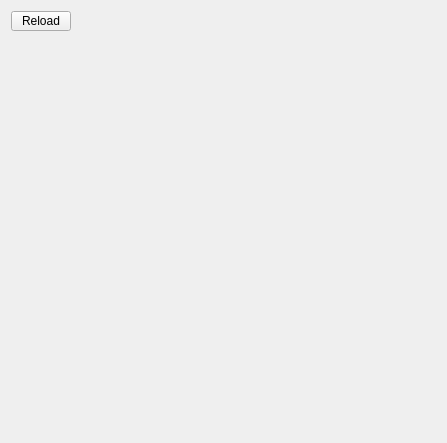
<?xml version="1.0" encoding="UTF-8"?>
<ui version="4.0">
 <class>nodeLibraryView</class>
 <widget class="QWidget" name="nodeLibraryView">
  <property name="geometry">
   <rect>
    <x>0</x>
    <y>0</y>
    <width>447</width>
    <height>443</height>
   </rect>
  </property>
  <property name="windowTitle">
   <string>Form</string>
  </property>
  <layout class="QVBoxLayout" name="verticalLayout" stretch="0,1">
   <item>
    <layout class="QHBoxLayout" name="horizontalLayout" stretch="0,1">
     <item>
      <widget class="QPushButton" name="btn_reload">
       <property name="minimumSize">
        <size>
         <width>60</width>
         <height>20</height>
        </size>
       </property>
       <property name="maximumSize">
        <size>
         <width>60</width>
         <height>20</height>
        </size>
       </property>
       <property name="text">
        <string>Reload</string>
       </property>
      </widget>
     </item>
     <item>
      <spacer name="horizontalSpacer">
       <property name="orientation">
        <enum>Qt::Horizontal</enum>
       </property>
       <property name="sizeHint" stdset="0">
        <size>
         <width>40</width>
         <height>20</height>
        </size>
       </property>
      </spacer>
     </item>
    </layout>
   </item>
   <item>
    <widget class="NodeList" name="nodeList" native="true"/>
   </item>
  </layout>
 </widget>
 <customwidgets>
  <customwidget>
   <class>NodeList</class>
   <extends>QWidget</extends>
   <header>nodeList</header>
   <container>1</container>
   <slots>
    <slot>reloadLibrary()</slot>
   </slots>
  </customwidget>
 </customwidgets>
 <resources/>
 <connections>
  <connection>
   <sender>btn_reload</sender>
   <signal>clicked()</signal>
   <receiver>nodeLibraryView</receiver>
   <slot>onReload()</slot>
   <hints>
    <hint type="sourcelabel">
     <x>39</x>
     <y>19</y>
    </hint>
    <hint type="destinationlabel">
     <x>203</x>
     <y>267</y>
    </hint>
   </hints>
  </connection>
 </connections>
 <slots>
  <slot>onReload()</slot>
 </slots>
</ui>
